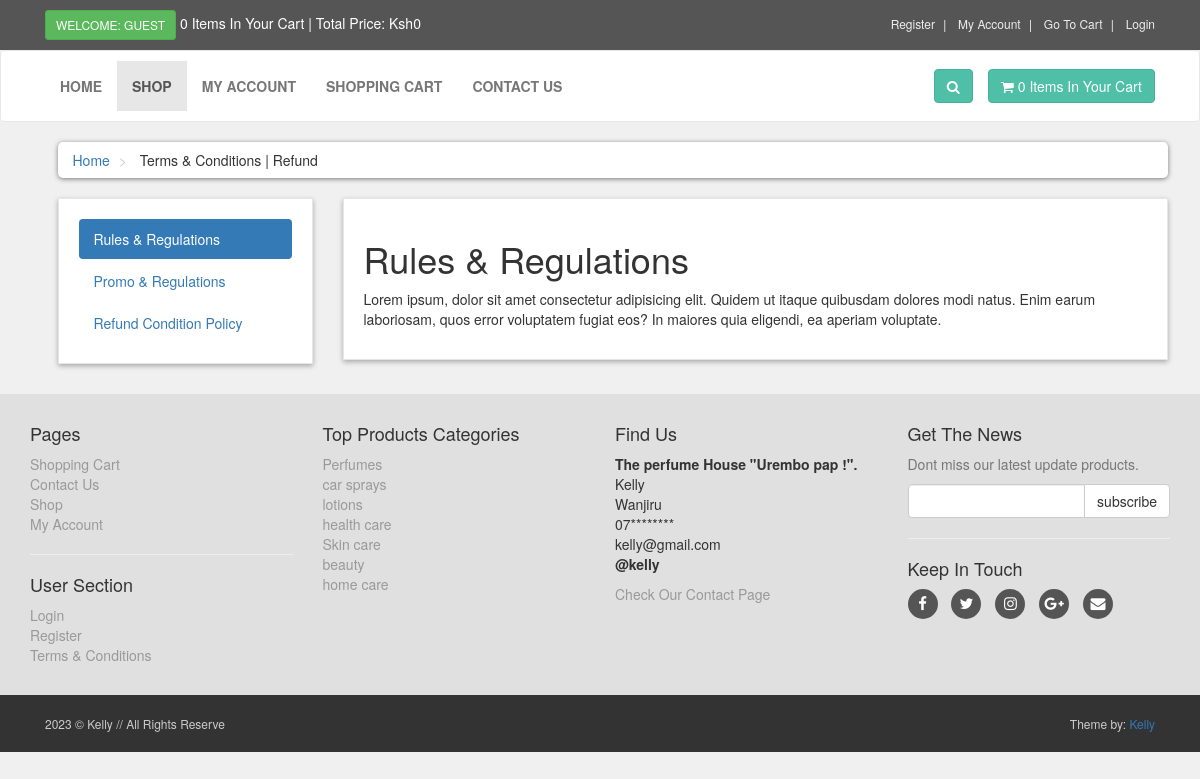
Page /terms.php on the committed database.
### tables this page shows
CREATE TABLE `terms` (
  `term_id` int(10) NOT NULL,
  `term_title` varchar(100) NOT NULL,
  `term_link` varchar(100) NOT NULL,
  `term_desc` text NOT NULL
);

CREATE TABLE `product_categories` (
  `p_cat_id` int(10) NOT NULL,
  `p_cat_title` text NOT NULL,
  `p_cat_top` text NOT NULL,
  `p_cat_image` text NOT NULL
);

### terms.php (the view, shortened to what this page needs)
<?php
    include("includes/header.php");
?>
   <div id="content">
       <div class="container">
           <div class="col-md-12">
               <ul class="breadcrumb">
                   <li>
                       <a href="index.php">Home</a>
                   </li>
                   <li>
                       Terms & Conditions | Refund
                   </li>
               </ul>
           </div>
            <div class="col-md-3">
                <div class="box">
                    <ul class="nav nav-pills nav-stacked">
                        <?php
                        $get_terms = "select * from terms LIMIT 0,1";
                        $run_terms = mysqli_query($con,$get_terms);
                        while($row_terms=mysqli_fetch_array($run_terms)){
                            $term_title = $row_terms['term_title'];
                            $term_link = $row_terms['term_link'];
                        ?>
                        <li class="active">
                            <a data-toggle="pill" href="#<?php echo $term_link; ?>">
                                <?php echo $term_title; ?>
                            </a>
                        </li>
                        <?php } ?>
                        <?php
                            $count_terms = "select * from terms";
                            $run_count_terms = mysqli_query($con,$count_terms);
                            $count = mysqli_num_rows($run_count_terms);
                            $get_terms = "select * from terms LIMIT 1,$count";
                            $run_terms = mysqli_query($con,$get_terms);
                            while($row_terms=mysqli_fetch_array($run_terms)){
                                $term_title = $row_terms['term_title'];
                                $term_link = $row_terms['term_link'];
                        ?>
                        <li>
                            <a data-toggle="pill" href="#<?php echo $term_link; ?>">
                                <?php echo $term_title; ?>
                            </a>
                        </li>
                        <?php } ?>
                    </ul>
                </div>
            </div>
            <div class="col-md-9">
                <div class="box">
                    <div class="tab-content">
                    <?php
                        $get_terms = "select * from terms LIMIT 0,1";
                        $run_terms = mysqli_query($con,$get_terms);
                        while($row_terms=mysqli_fetch_array($run_terms)){
                            $term_title = $row_terms['term_title'];
                            $term_desc = $row_terms['term_desc'];
                            $term_link = $row_terms['term_link'];
                    ?>
                        <div id="<?php echo $term_link; ?>" class="tab-pane fade in active">
                        <h1 class="tabTitle"><?php echo $term_title; ?></h1>
                        <p class="tabDesc"><?php echo $term_desc; ?></p>
                        </div>
                    <?php } ?>
                    </div>
                </div>
            </div>
       </div>
   </div>
   <?php
    include("includes/footer.php");
    ?>
</body>
</html>

### includes/footer.php (shortened to what this page needs)
<div id="footer">
    <div class="container">
        <div class="row">
            <div class="col-sm-6 col-md-3">
               <h4>Pages</h4>
                <ul>
                    <li><a href="cart.php">Shopping Cart</a></li>
                    <li><a href="contact.php">Contact Us</a></li>
                    <li><a href="shop.php">Shop</a></li>
                    <li><a href="customer/my_account.php">My Account</a></li>
                </ul>
                <hr>
                <h4>User Section</h4>
                <ul>
                           <?php
                           if(!isset($_SESSION['customer_email'])){
                               echo"<a href='checkout.php'>Login</a>";
                           }else{
                              echo"<a href='customer/my_account.php?my_orders'>My Account</a>";
                           }
                           ?>
                    <li><a href="customer_register.php">Register</a></li>
                    <li><a href="terms.php">Terms & Conditions</a></li>
                </ul>
            </div>
            <div class="com-sm-6 col-md-3">
                <h4>Top Products Categories</h4>
                <ul>
                    <?php
                        $get_p_cats = "select * from product_categories";
                        $run_p_cats = mysqli_query($con,$get_p_cats);
                        while($row_p_cats=mysqli_fetch_array($run_p_cats)){
                            $p_cat_id = $row_p_cats['p_cat_id'];
                            $p_cat_title = $row_p_cats['p_cat_title'];
                            echo "
                                <li>
                                    <a href='shop.php?p_cat=$p_cat_id'>
                                        $p_cat_title
                                    </a>
                                </li>
                            ";
                        }
                    ?>
                </ul>
            </div>
            <div class="col-sm-6 col-md-3">
                <h4>Find Us</h4>
                <p>
                    <strong>The perfume House "Urembo pap !".</strong>
                    <br/>Kelly
                    <br/>Wanjiru
                    <br/>07********
                    <br/>kelly@gmail.com
                    <br/><strong>@kelly</strong>
                </p>
                <a href="contact.php">Check Our Contact Page</a>
            </div>
            <div class="col-sm-6 col-md-3">
                <h4>Get The News</h4>
                <p class="text-muted">
                    Dont miss our latest update products.
                </p>
                <form action="https://feedburner.google.com/fb/a/mailverify" method="post" target="popupwindow" onsubmit="window.open('https://feedburner.google.com/fb/a/mailverify?uri=M-devMedia', 'popupwindow', 'scrollbars=yes,width=550,height=520');return true" method="post">
                    <div class="input-group">
                        <input type="text" class="form-control" name="email">
                        <span class="input-group-btn">
                            <input type="submit" value="subscribe" class="btn btn-default">
                        </span>
                    </div>
                </form>
                <hr>
                <h4>Keep In Touch</h4>
                <p class="social">
                    <a href="#" class="fa fa-facebook"></a>
                    <a href="#" class="fa fa-twitter"></a>
                    <a href="#" class="fa fa-instagram"></a>
                    <a href="#" class="fa fa-google-plus"></a>
                    <a href="#" class="fa fa-envelope"></a>
                </p>
            </div>
        </div>
    </div>
</div>
<div id="copyright">
    <div class="container">
        <div class="col-md-6">
            <p class="pull-left">  &copy;  Kelly // All Rights Reserve</p>
        </div>
        <div class="col-md-6">
            <p class="pull-right">Theme by: <a href="#">Kelly</a></p>
        </div>
    </div>
</div>

### styles/style.css (style rules this page uses)
body { font-size: 14px; line-height: 1.42857143; color: #333333; background: #f0f0f0; overflow-x: hidden; }
.box { background: #ffffff; margin: 0 0 30px; border: solid 1px #e6e6e6; box-sizing: border-box; padding: 20px; box-shadow: 0px 2px 5px rgba(0, 0, 0, .3); }
#content { padding-left: 25px; }
.breadcrumb { padding: 8px 15px; margin-bottom: 20px; background: #ffffff; border-radius: 5px; box-shadow: 0px 1px 5px rgba(0, 0, 0, .5); }
.breadcrumb> li + li:before { content: ">\00a0"; color: #cccccc; }
#footer { background: #e0e0e0; padding: 20px 0; }
#footer a { color: #999999; padding: 0; text-decoration: none; }
#footer ul { list-style: none; padding-left: 0px; }
#footer .social { text-align: left; }
#footer .social a { margin: 0px 10px 0px 0px; display: inline-block; color: #ffffff; width: 30px; height: 30px; border-radius: 15px; line-height: 30px; font-size: 15px; text-align: center; vertical-align: bottom; background: #555555; text-decoration: none; }
#copyright { background: #333333; color: #cccccc; padding: 20px 0px; font-size: 12px; }
#copyright p { margin: 0px; }

### rows in the picture
terms: term_title "Rules & Regulations", term_desc "Lorem ipsum, dolor sit amet consectetur adipisicing elit. Quidem ut itaque quibusdam dolores modi natus. Enim earum laboriosam, quos error voluptatem fugiat eos? In maiores quia eligendi, ea aperiam voluptate."
terms: term_title "Promo & Regulations"
terms: term_title "Refund Condition Policy"
product_categories: p_cat_title "Perfumes"
product_categories: p_cat_title "car sprays"
product_categories: p_cat_title "lotions"
product_categories: p_cat_title "health care"
product_categories: p_cat_title "Skin care"
product_categories: p_cat_title "beauty"
product_categories: p_cat_title "home care"

### other values in the picture
$count_items "0 0"
$total "0"
